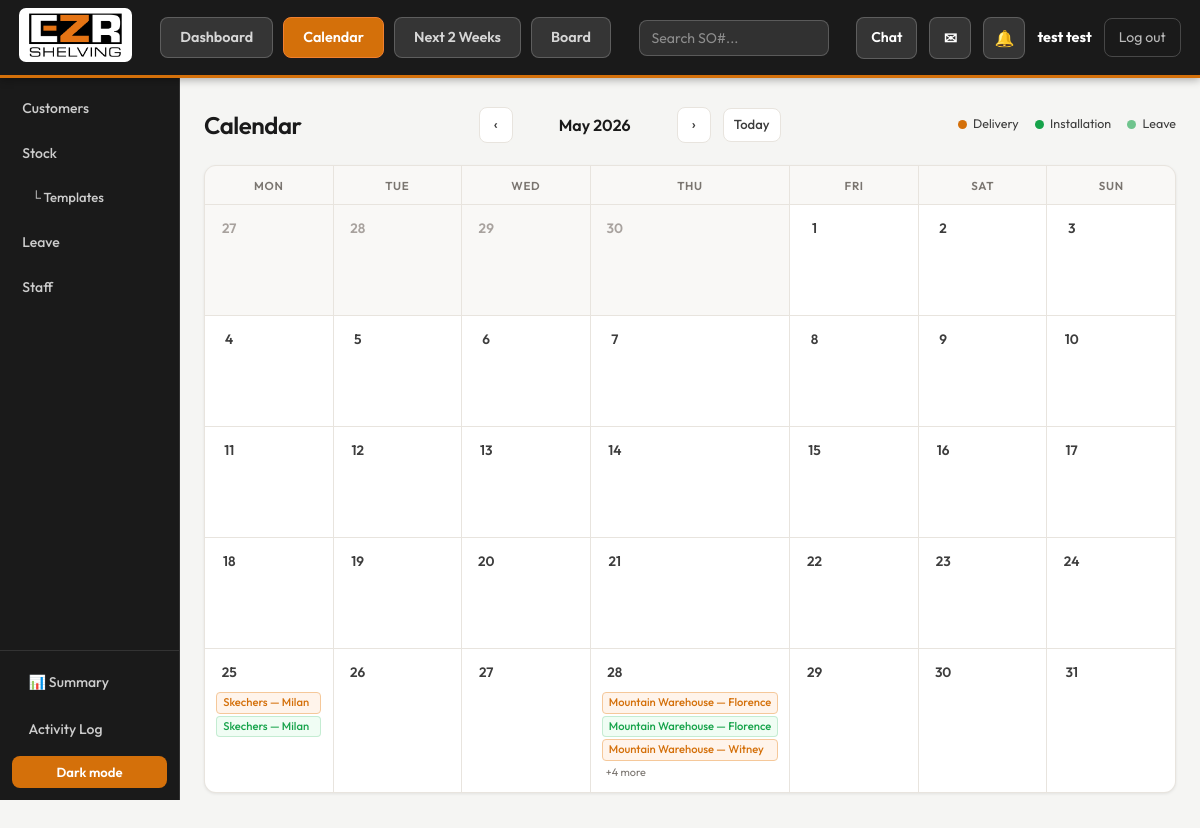
Screenshot of /calendar/?year=2026&month=5 (signed in) with the database file from the repository.
### projects/models.py (models this page shows, shortened)
class Project(models.Model):
    STATUS_CHOICES = [
        ('enquiry',      'Enquiry'),
        ('quoted',       'Quoted'),
        ('order_received','Order Received'),
        ('processed',    'Processed'),
        ('completed',    'Completed'),
        ('on_hold',      'On Hold'),
        ('cancelled',    'Cancelled'),
    ]
    INSTALL_DATE_TYPE = [('exact','Exact Date'),('month','Month')]
    MONTH_PART        = [('','Any'),('early','Early'),('mid','Mid'),('end','End')]
    project_name   = models.CharField(max_length=200)
    customer       = models.CharField(max_length=200)
    location       = models.CharField(max_length=300, blank=True)
    description    = models.CharField(max_length=300, blank=True)
    status         = models.CharField(max_length=30, choices=STATUS_CHOICES, default='enquiry')
    sales_order    = models.CharField(max_length=5, blank=True)
    drawing_number = models.CharField(max_length=100, blank=True)
    delivery_required = models.BooleanField(default=False)
    delivery_date     = models.DateField(null=True, blank=True)
    delivery_booked   = models.BooleanField(default=False)
    installation_required         = models.BooleanField(default=False)
    installation_same_as_delivery = models.BooleanField(default=False)
    installation_date_type        = models.CharField(max_length=10, choices=INSTALL_DATE_TYPE, default='exact')
    installation_date             = models.DateField(null=True, blank=True)
    installation_month            = models.CharField(max_length=7, blank=True)
    installation_month_part       = models.CharField(max_length=5, choices=MONTH_PART, blank=True, default='')
    installation_booked           = models.BooleanField(default=False)
    rams_required = models.BooleanField(default=False)
    rams_sent     = models.BooleanField(default=False)
    assigned_to    = models.ForeignKey(User, null=True, blank=True, on_delete=models.SET_NULL, related_name='assigned_projects')
    notes          = models.TextField(blank=True)
    created_by     = models.ForeignKey(User, null=True, blank=True, on_delete=models.SET_NULL, related_name='created_projects')
    addr_line1    = models.CharField(max_length=200, blank=True)
    addr_line2    = models.CharField(max_length=200, blank=True)
    addr_city     = models.CharField(max_length=100, blank=True)
    addr_county   = models.CharField(max_length=100, blank=True)
    addr_postcode = models.CharField(max_length=20, blank=True)
    addr_fao      = models.CharField(max_length=200, blank=True)
    addr_phone    = models.CharField(max_length=30, blank=True)
    last_edited_by = models.ForeignKey(User, null=True, blank=True, on_delete=models.SET_NULL, related_name='edited_projects')
    created_at     = models.DateTimeField(auto_now_add=True)
    updated_at     = models.DateTimeField(auto_now=True)
    class Meta:
        ordering = ['-created_at']
    def get_effective_installation_date(self):
        if not self.installation_required:
            return None
        if self.installation_same_as_delivery:
            return self.delivery_date

### projects/views.py (the view)
# urls.py: path('calendar/',                     views.calendar_view,         name='calendar_view'),
@login_required
def calendar_view(request):
    import json, calendar as cal_mod
    year  = int(request.GET.get('year',  date.today().year))
    month = int(request.GET.get('month', date.today().month))
    first_day = date(year, month, 1)
    last_day  = date(year, month, cal_mod.monthrange(year, month)[1])
    start = first_day - timedelta(days=first_day.weekday())
    end_raw = last_day + timedelta(days=(6 - last_day.weekday()))
    end = end_raw if (end_raw - start).days >= 27 else end_raw + timedelta(weeks=1)
    projects = Project.objects.filter(
        Q(delivery_date__gte=start, delivery_date__lte=end) |
        Q(installation_date__gte=start, installation_date__lte=end) |
        Q(installation_same_as_delivery=True, delivery_date__gte=start, delivery_date__lte=end)
    ).exclude(status__in=['cancelled'])
    event_map = {}
    for p in projects:
        if p.delivery_required and p.delivery_date:
            k = p.delivery_date.isoformat()
            event_map.setdefault(k, []).append({
                'pk': p.pk, 'name': p.project_name, 'customer': p.customer,
                'location': p.location, 'type': 'delivery',
                'status_label': p.get_status_display(),
            })
        inst_date = p.get_effective_installation_date()
        if p.installation_required and inst_date:
            k = inst_date.isoformat()
            event_map.setdefault(k, []).append({
                'pk': p.pk, 'name': p.project_name, 'customer': p.customer,
                'location': p.location, 'type': 'install',
                'status_label': p.get_status_display(),
            })
    today = date.today()
    calendar_days = []
    d = start
    while d <= end:
        key = d.isoformat()
        calendar_days.append({
            'date': d,
            'is_today': d == today,
            'in_range': d.month == month,
            'is_past': d < today,
            'events': event_map.get(key, []),
        })
        d += timedelta(days=1)
    if month == 1:
        prev_year, prev_month = year - 1, 12
    else:
        prev_year, prev_month = year, month - 1
    if month == 12:
        next_year, next_month = year + 1, 1
    else:
        next_year, next_month = year, month + 1
    leave_qs = LeaveRequest.objects.filter(date__gte=start, date__lte=end).select_related('user')
    for l in leave_qs:
        k = l.date.isoformat()
        event_map.setdefault(k, []).append({
            'pk': None, 'name': f"{l.user.get_full_name() or l.user.username} — {l.get_half_day_display()}",
            'customer': '', 'location': '', 'type': 'leave',
            'status_label': l.get_half_day_display(),
        })
    return render(request, 'projects/calendar_view.html', {
        'calendar_days':     calendar_days,
        'calendar_data_json': json.dumps(event_map),
        'year': year, 'month': month,
        'month_name': first_day.strftime('%B %Y'),
        'prev_year': prev_year, 'prev_month': prev_month,
        'next_year': next_year, 'next_month': next_month,
        'status_choices': Project.STATUS_CHOICES,
        'today': date.today(),
    })

### projects/templates/projects/calendar_view.html (shortened to what this page needs)
{% extends 'projects/base.html' %}
{% block content %}
<div class="cal-hdr">
  <h1 class="cal-title">Calendar</h1>
  <div class="cal-nav">
    <a href="?year={{ prev_year }}&month={{ prev_month }}" class="cal-nav-btn">‹</a>
    <span class="cal-month">{{ month_name }}</span>
    <a href="?year={{ next_year }}&month={{ next_month }}" class="cal-nav-btn">›</a>
    <a href="?year={{ today.year }}&month={{ today.month }}" class="cal-nav-btn" style="font-size:.82rem;padding:6px 10px;">Today</a>
  </div>
  <div class="cal-legend">
    <div class="leg"><div class="leg-dot" style="background:var(--acc)"></div>Delivery</div>
    <div class="leg"><div class="leg-dot" style="background:var(--grn)"></div>Installation</div>
    <div class="leg"><div class="leg-dot" style="background:#16a34a;opacity:.6"></div>Leave</div>
  </div>
</div>
<div class="cal-grid">
  <div class="cal-dow">Mon</div>
  <div class="cal-dow">Tue</div>
  <div class="cal-dow">Wed</div>
  <div class="cal-dow">Thu</div>
  <div class="cal-dow">Fri</div>
  <div class="cal-dow">Sat</div>
  <div class="cal-dow">Sun</div>
  {% for day in calendar_days %}
  <div class="cal-day {% if day.is_today %}today{% endif %} {% if not day.in_range %}other-month{% endif %} {% if day.events %}has-events{% endif %}"
    onclick="openDay('{{ day.date|date:'Y-m-d' }}', '{{ day.date|date:'l, d F Y' }}')">
    <div class="cal-day-num">{{ day.date|date:"j" }}</div>
    <div class="cal-events">
      {% for e in day.events|slice:":3" %}
        <div class="cal-event {% if e.type == 'delivery' %}cal-event-del{% else %}cal-event-inst{% endif %}">
          {{ e.name }}
        </div>
      {% endfor %}
      {% if day.events|length > 3 %}
        <div class="cal-event-more">+{{ day.events|length|add:"-3" }} more</div>
      {% endif %}
    </div>
  </div>
  {% endfor %}
</div>
{% endblock %}

### projects/templates/projects/base.html (shortened to what this page needs)
{% load static %}
<!DOCTYPE html>
<html lang="en" data-theme="dark">
<head>
</head>
<body>
<nav class="top-nav">
  <div style="display:flex;align-items:center;gap:.75rem;">
    <div class="nav-logo">
      <a href="{% url 'dashboard' %}"><img src="{% static 'logo.png' %}" alt="EZR Shelving"></a>
    </div>
  </div>
  {% if user.is_authenticated %}
  <div class="nav-links">
    <a href="{% url 'dashboard' %}" class="nav-btn {% if request.resolver_match.url_name == 'dashboard' %}active-nav{% endif %}">Dashboard</a>
    <a href="{% url 'calendar_view' %}" class="nav-btn {% if request.resolver_match.url_name == 'calendar_view' %}active-nav{% endif %}">Calendar</a>
    <a href="{% url 'week_view' %}" class="nav-btn {% if request.resolver_match.url_name == 'week_view' %}active-nav{% endif %}">Next 2 Weeks</a>
    <a href="{% url 'board_view' %}" class="nav-btn {% if request.resolver_match.url_name == 'board_view' %}active-nav{% endif %}">Board</a>
  </div>
  <div class="nav-so-wrap">
    <input type="text" id="nav-so-input" class="nav-so-input" placeholder="Search SO#..." autocomplete="off">
  </div>
  <div class="nav-right">
    <a href="{% url 'team_chat' %}" class="nav-icon {% if request.resolver_match.url_name == 'team_chat' %}active-nav{% endif %}" style="width:auto;padding:0 14px;font-size:.88rem;">Chat</a>
    <a href="{% url 'inbox' %}" class="nav-icon" title="Messages">&#9993;</a>
    <a href="{% url 'notifications' %}" class="nav-icon" title="Notifications">&#128276;</a>
    <a href="{% url 'staff_profile' user.pk %}" class="nav-user" style="text-decoration:none;"><strong>{{ user.get_full_name|default:user.username }}</strong></a>
    <a href="{% url 'logout' %}" class="nav-logout">Log out</a>
  </div>
  {% endif %}
</nav>
{% if user.is_authenticated %}
<div class="left-sidebar">
  <div class="sb-section">
    <a href="{% url 'customer_list' %}" class="{% if request.resolver_match.url_name == 'customer_list' or request.resolver_match.url_name == 'customer_detail' %}sb-active{% endif %}">Customers</a>
    <a href="{% url 'stock_list' %}" class="{% if request.resolver_match.url_name == 'stock_list' %}sb-active{% endif %}">Stock</a>
    <a href="{% url 'template_list' %}" class="" style="padding-left:1.8rem;font-size:.82rem;border-left:3px solid transparent;">└ Templates</a>
    <a href="{% url 'leave_overview' %}" class="{% if request.resolver_match.url_name == 'leave_overview' %}sb-active{% endif %}">Leave</a>
    <a href="{% url 'staff_directory' %}" class="{% if request.resolver_match.url_name == 'staff_directory' or request.resolver_match.url_name == 'staff_profile' %}sb-active{% endif %}">Staff</a>
  </div>
  <div class="sb-bottom">
    <a href="{% url 'monthly_summary' %}" class="{% if request.resolver_match.url_name == 'monthly_summary' %}sb-active{% endif %}" style="display:block;padding:.6rem .85rem;margin-bottom:.4rem;border-radius:var(--rad);font-size:.875rem;font-weight:500;color:#ccc;text-decoration:none;border-left:3px solid transparent;">📊 Summary</a>
    <a href="{% url 'activity_log' %}" class="{% if request.resolver_match.url_name == 'activity_log' %}sb-active{% endif %}" style="display:block;padding:.6rem .85rem;margin-bottom:.4rem;border-radius:var(--rad);font-size:.875rem;font-weight:500;color:#ccc;text-decoration:none;border-left:3px solid transparent;">Activity Log</a>
    <button id="theme-btn" onclick="toggleTheme()">Dark mode</button>
  </div>
</div>
<div class="main-content">
{% else %}
<div class="main-content-no-sidebar">
{% endif %}
  <div class="container">
    {% block content %}{% endblock %}
  </div>
</div>
</body>
</html>

### rows the page displays
Project: name "Skechers — Milan" "Skechers — Milan"
Project: name "Mountain Warehouse — Florence" "Mountain Warehouse — Florence"
Project: name "Mountain Warehouse — Witney"

### other values shown
{{ user.get_full_name|default:user.username }} "test test"
{{ month_name }} "May 2026"
{{ day.date|date:"j" }} "27" "28" "29" "30" "1" "2" "3" "4" "5" "6" "7" "8" "9" "10" "11" "12" "13" "14" "15" "16" "17" "18" "19" "20" "21" "22" "23" "24" "25" "26" "27" "28" "29" "30" "31"
{{ day.events|length|add:"-3" }} "4"
